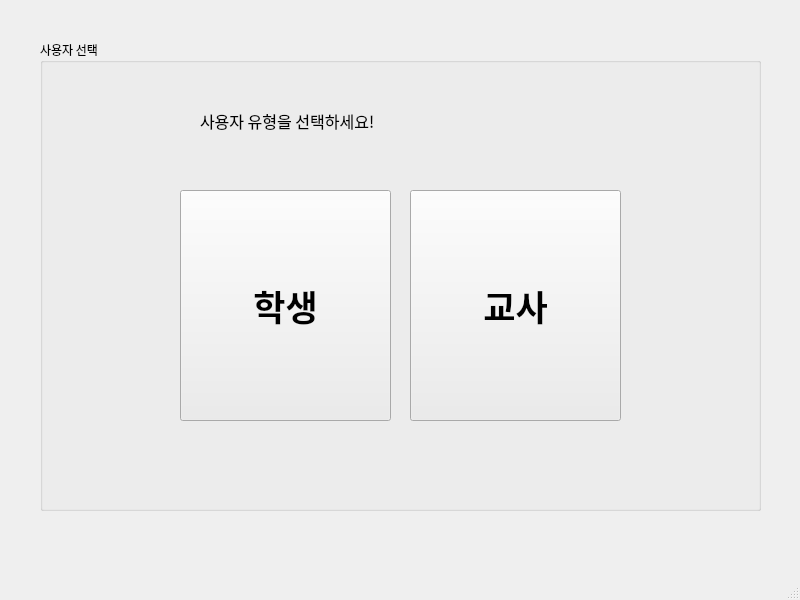
<?xml version="1.0" encoding="UTF-8"?>
<ui version="4.0">
 <class>MainWindow</class>
 <widget class="QMainWindow" name="MainWindow">
  <property name="geometry">
   <rect>
    <x>0</x>
    <y>0</y>
    <width>800</width>
    <height>600</height>
   </rect>
  </property>
  <property name="windowTitle">
   <string>MainWindow</string>
  </property>
  <widget class="QWidget" name="centralwidget">
   <widget class="QWidget" name="horizontalLayoutWidget">
    <property name="geometry">
     <rect>
      <x>180</x>
      <y>190</y>
      <width>211</width>
      <height>231</height>
     </rect>
    </property>
    <layout class="QHBoxLayout" name="horizontalLayout">
     <item>
      <widget class="QPushButton" name="pushButton">
       <property name="sizePolicy">
        <sizepolicy hsizetype="MinimumExpanding" vsizetype="MinimumExpanding">
         <horstretch>0</horstretch>
         <verstretch>0</verstretch>
        </sizepolicy>
       </property>
       <property name="font">
        <font>
         <family>한컴 말랑말랑 Bold</family>
         <pointsize>26</pointsize>
         <weight>75</weight>
         <bold>true</bold>
        </font>
       </property>
       <property name="text">
        <string>학생</string>
       </property>
       <property name="icon">
        <iconset>
         <normaloff>../student.png</normaloff>../student.png</iconset>
       </property>
       <property name="iconSize">
        <size>
         <width>50</width>
         <height>50</height>
        </size>
       </property>
      </widget>
     </item>
    </layout>
   </widget>
   <widget class="QWidget" name="horizontalLayoutWidget_2">
    <property name="geometry">
     <rect>
      <x>410</x>
      <y>190</y>
      <width>211</width>
      <height>231</height>
     </rect>
    </property>
    <layout class="QHBoxLayout" name="horizontalLayout_2">
     <item>
      <widget class="QPushButton" name="pushButton_2">
       <property name="sizePolicy">
        <sizepolicy hsizetype="MinimumExpanding" vsizetype="MinimumExpanding">
         <horstretch>0</horstretch>
         <verstretch>0</verstretch>
        </sizepolicy>
       </property>
       <property name="font">
        <font>
         <family>한컴 말랑말랑 Bold</family>
         <pointsize>26</pointsize>
         <weight>75</weight>
         <bold>true</bold>
        </font>
       </property>
       <property name="text">
        <string>교사</string>
       </property>
       <property name="icon">
        <iconset>
         <normaloff>../teacher.png</normaloff>../teacher.png</iconset>
       </property>
       <property name="iconSize">
        <size>
         <width>50</width>
         <height>50</height>
        </size>
       </property>
      </widget>
     </item>
    </layout>
   </widget>
   <widget class="QGroupBox" name="groupBox">
    <property name="geometry">
     <rect>
      <x>40</x>
      <y>40</y>
      <width>721</width>
      <height>471</height>
     </rect>
    </property>
    <property name="font">
     <font>
      <family>한컴 말랑말랑 Regular</family>
     </font>
    </property>
    <property name="title">
     <string>사용자 선택</string>
    </property>
    <widget class="QLabel" name="label">
     <property name="geometry">
      <rect>
       <x>160</x>
       <y>50</y>
       <width>441</width>
       <height>61</height>
      </rect>
     </property>
     <property name="font">
      <font>
       <family>한컴 말랑말랑 Regular</family>
       <pointsize>12</pointsize>
      </font>
     </property>
     <property name="text">
      <string>사용자 유형을 선택하세요!</string>
     </property>
    </widget>
   </widget>
  </widget>
  <widget class="QMenuBar" name="menubar">
   <property name="geometry">
    <rect>
     <x>0</x>
     <y>0</y>
     <width>800</width>
     <height>21</height>
    </rect>
   </property>
  </widget>
  <widget class="QStatusBar" name="statusbar"/>
 </widget>
 <resources/>
 <connections/>
</ui>
